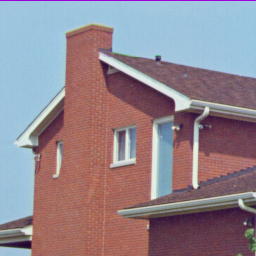
#> input picture data/4.1.05.tiff, 256 x 256 px, found by its file name
$ jupyter execute edge_detection.ipynb   (shell and % lines are left out)   (older library calls are emulated)
#> lines starting #> are read from the running program, lines starting #| are printed output that depends on the picture
# 边缘检测实验

[cell 1]
# 导入必要库
import matplotlib.pyplot as plt
import cv2
import numpy as np

[cell 2]
im = cv2.imread('.\\data\\4.1.05.tiff')
#> im is the input picture: shape (256, 256, 3); mean B, G, R 142, 133, 146.6
im = cv2.cvtColor(im,cv2.COLOR_BGR2RGB)

plt.imshow(im)
plt.axis("off")
plt.show()

[cell 3]
#拉普拉斯算子和Sobel算子边缘检测实现


img = cv2.imread('.\\data\\4.1.05.tiff',0)
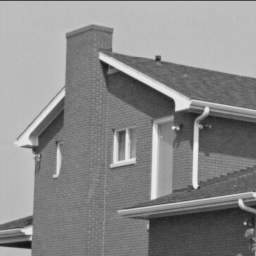
#> img: shape (256, 256); min 17, max 239, mean 138.1
laplacian = cv2.Laplacian(img,cv2.CV_64F)
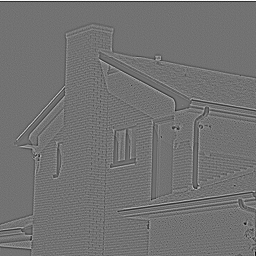
#> laplacian: shape (256, 256) float64; min -197, max 242, mean 0.4; drawn with min black and max white
laplacian = cv2.convertScaleAbs(laplacian)
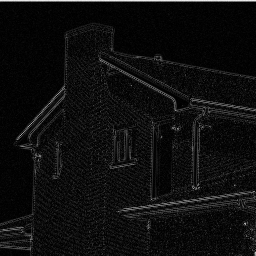
#> laplacian: shape (256, 256); min 0, max 242, mean 14.1
sobelx = cv2.Sobel(img,cv2.CV_64F,1,0,ksize=5)
sobelx = cv2.convertScaleAbs(sobelx)
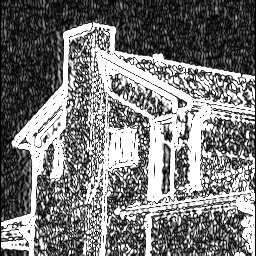
#> sobelx: shape (256, 256); min 0, max 255, mean 121.1
sobely = cv2.Sobel(img,cv2.CV_64F,0,1,ksize=5)
sobely = cv2.convertScaleAbs(sobely)
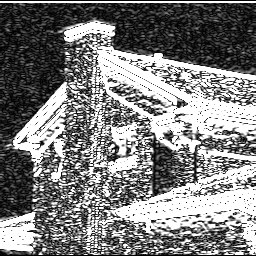
#> sobely: shape (256, 256); min 0, max 255, mean 127.4

plt.subplot(2,2,1),plt.imshow(img,cmap = 'gray')
plt.title('Original'), plt.xticks([]), plt.yticks([])
plt.subplot(2,2,2),plt.imshow(laplacian,cmap = 'gray')
plt.title('Laplacian'), plt.xticks([]), plt.yticks([])
plt.subplot(2,2,3),plt.imshow(sobelx,cmap = 'gray')
plt.title('Sobel X'), plt.xticks([]), plt.yticks([])
plt.subplot(2,2,4),plt.imshow(sobely,cmap = 'gray')
plt.title('Sobel Y'), plt.xticks([]), plt.yticks([])
plt.show()

[cell 4]
#LoG边缘检测实现：先高斯模糊，后拉普拉斯

kernel_size = (5, 5);
sigma = 8.5;

img = cv2.imread('.\\data\\4.1.05.tiff')
img = cv2.cvtColor(img,cv2.COLOR_BGR2RGB)

img_Gauss = cv2.GaussianBlur(img, kernel_size, sigma);
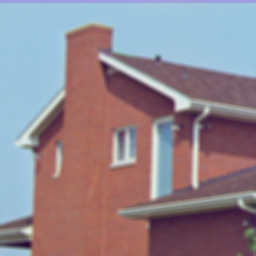
#> img_Gauss: shape (256, 256, 3); mean R, G, B 146.6, 133.3, 142
img_LOG = cv2.Laplacian(cv2.cvtColor(img_Gauss,cv2.COLOR_BGR2GRAY),cv2.CV_16S,ksize = 5)
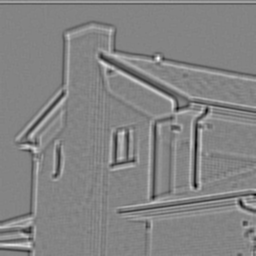
#> img_LOG: shape (256, 256) int16; min -1800, max 1674, mean 0.1; drawn with min black and max white
img_LOG = cv2.convertScaleAbs(img_LOG)
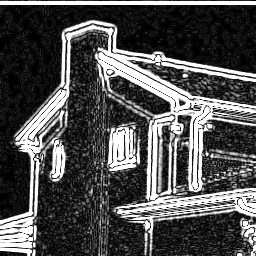
#> img_LOG: shape (256, 256); min 0, max 255, mean 80.4

plt.subplot(1,3,1),plt.imshow(img,cmap = 'gray')
plt.title('Original'), plt.xticks([]), plt.yticks([])
plt.subplot(1,3,2),plt.imshow(img_Gauss,cmap = 'gray')
plt.title('Gaussian'), plt.xticks([]), plt.yticks([])
plt.subplot(1,3,3),plt.imshow(img_LOG,cmap = 'gray')
plt.title('Sobel X'), plt.xticks([]), plt.yticks([])
plt.show()

[cell 5]
#Canny边缘检测实现
#First argument is our input image.
#Second and third arguments are our minVal and maxVal respectively.
#Third argument is aperture_size. It is the size of Sobel kernel used for find image gradients. By default it is 3.
#Last argument is L2gradient which specifies the equation for finding gradient magnitude.
#
im_gray = cv2.cvtColor(im,cv2.COLOR_BGR2GRAY)
edges = cv2.Canny(im_gray,100,200,True)
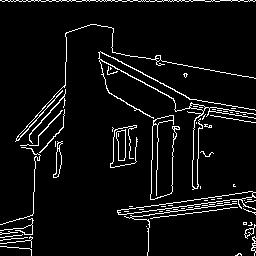
#> edges: shape (256, 256); 5.7% white in thin lines or dots

plt.subplot(121),plt.imshow(im_gray,cmap = 'gray')
plt.title('Original Image'), plt.xticks([]), plt.yticks([])
plt.subplot(122),plt.imshow(edges,cmap = 'gray')
plt.title('Edge Image'), plt.xticks([]), plt.yticks([])
plt.show()

[cell 6]
##sift特征点检测

im_sift = im.copy()
im_gray= cv2.cvtColor(im_sift,cv2.COLOR_RGB2GRAY)

sift = cv2.xfeatures2d.SIFT_create()
kp = sift.detect(im,None)
#> kp = 198 keypoints; strongest (x, y, size): (182, 103, 10.5), (28, 231, 6), (195, 185, 4.1), (241, 203, 4)
im_sift=cv2.drawKeypoints(im,kp,im_sift)
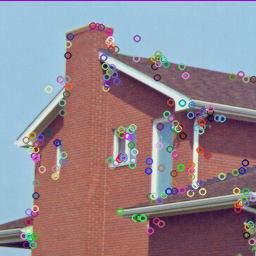
#> im_sift: shape (256, 256, 3); mean R, G, B 146.5, 133.4, 142.5


cv2.imwrite('sift_keypoints.jpg',im_sift)

plt.imshow(im_sift)
plt.axis("off")#去除坐标轴
plt.show()

$ run again, with data/4.1.03.tiff copied over data/4.1.05.tiff
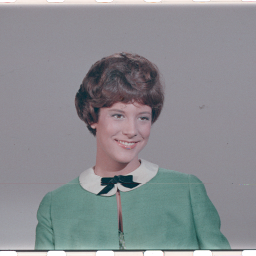
#> input picture data/4.1.03.tiff, 256 x 256 px, found by its file name
#> im is the input picture: shape (256, 256, 3); mean B, G, R 144, 140, 137.6
#> `edges = cv2.Canny(im_gray,100,200,True)`:
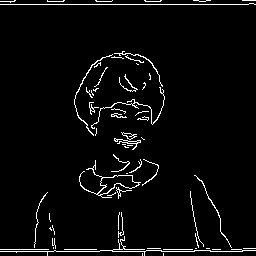
#> edges: shape (256, 256); 3.8% white in thin lines or dots
#> kp = 129 keypoints; strongest (x, y, size): (118, 190, 2), (66, 251, 1.9), (96, 250, 1.9), (114, 250, 2)
#> `im_sift=cv2.drawKeypoints(im,kp,im_sift)`:
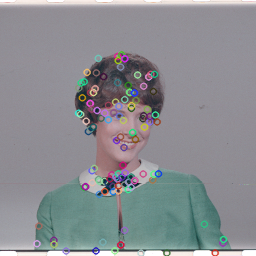
#> im_sift: shape (256, 256, 3); mean R, G, B 138.2, 140.6, 144.8

$ run again, with data/4.2.01.tiff copied over data/4.1.05.tiff
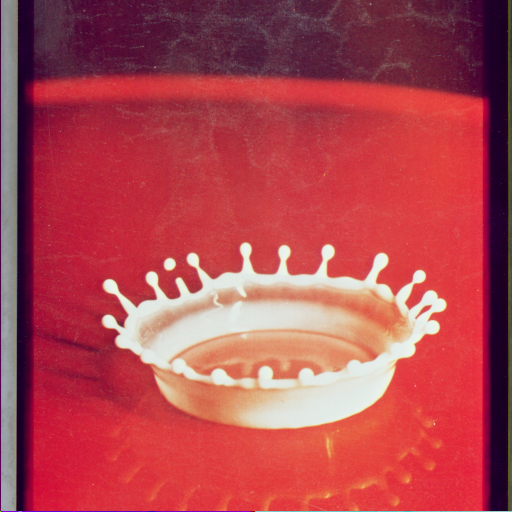
#> input picture data/4.2.01.tiff, 512 x 512 px, found by its file name
#> im is the input picture: shape (512, 512, 3); mean B, G, R 79.9, 70.5, 176.3
#> edges: shape (512, 512); 2.1% white in thin lines or dots
#> kp = 248 keypoints; strongest (x, y, size): (170, 264, 7.7), (110, 286, 9.3), (109, 321, 8.8), (152, 278, 8.6)
#> `im_sift=cv2.drawKeypoints(im,kp,im_sift)`:
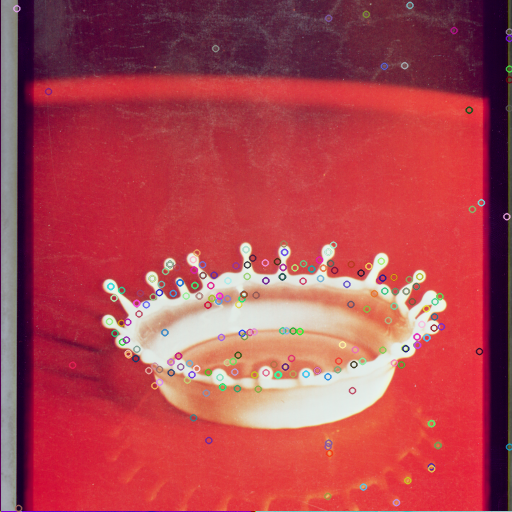
#> im_sift: shape (512, 512, 3); mean R, G, B 175, 70.3, 80
